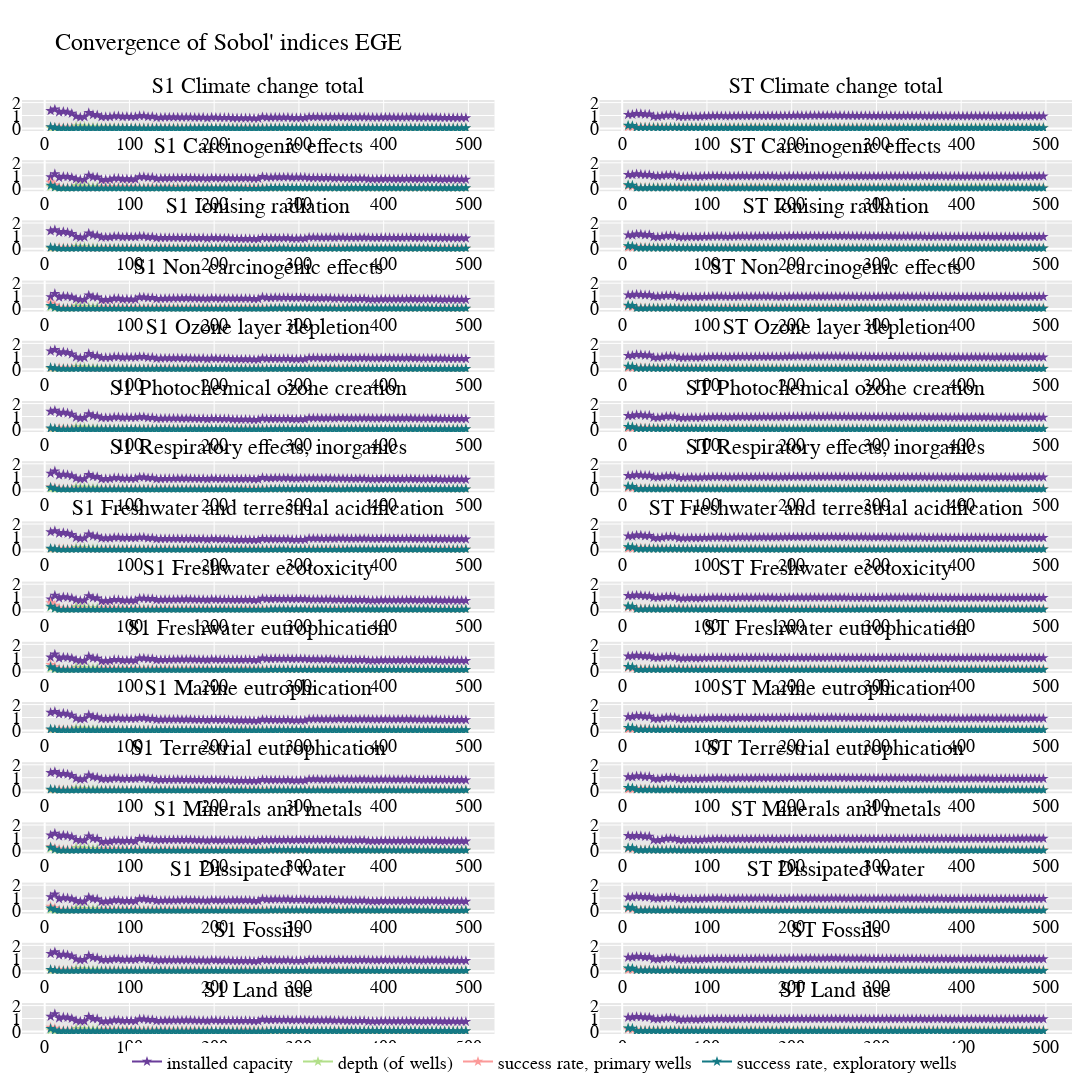

Notebook source saved alongside this figure:
### Code cell
n_rows = len(methods)
n_cols = 2
fig = make_subplots(rows=n_rows, 
                    cols=n_cols,
                    subplot_titles=flatten(subplots_titles),
                   )

how_many_params = 4

flag = True
for i,method in enumerate(methods_names):
    df_first_row = df_first.loc[method]
    df_total_row = df_total.loc[method]
    
    for j in range(how_many_params): 
        
        name_ = df_first_row.index[j]
        
        fig.add_trace(
            go.Scatter(x=Ns[1:], 
                       y=df_first_row[j][1:],
                       name=name_,
                       mode='lines+markers',
                       marker_size=8,
                       marker_symbol='star',
                       marker_opacity = opacity,
                       line=dict(color=colors_opaque[name_], width=2),
                       showlegend=False,
                      ),
            row=i+1, col=1
            )
        fig.add_trace(
            go.Scatter(x = Ns[1:], 
                       y = df_total_row[j][1:],
                       name = df_first_row.index[j],
                       mode='lines+markers',
                       marker_size=8,
                       marker_symbol='star',
                       marker_opacity = opacity,
                       line=dict(color=colors_opaque[name_], width=2),
                       showlegend=flag,
                      ),
            row=i+1, col=2
            )
        fig.update_layout(font_size = 18,
                          font_family = 'Arial',
                          margin = dict(l=20,r=20,t=100,b=20),
                          font_color = 'black',
                         )
    flag = False
    max_val = np.max([1, 
                      max(np.array([df_j for df_j in df_total_row]).flatten()),
                      max(np.array([df_j for df_j in df_first_row]).flatten()),
                     ])
    range_ = np.arange(0,max_val+0.8,1)
    for k in range(2):
        fig['layout']['yaxis' + str(i*2+k+1)].update(range=[-0.2, max(range_)+0.2],
                                                     tickvals=range_,
                                                     ticktext=range_)       
        
fig.update_layout(height=5000, 
                  width=1130, 
                  title_text  = "Convergence of Sobol' indices " + option.upper(),
                  title_font_color = "black",
                  title_font_size = 24,
                  title_font_family = 'Arial',
                  legend=dict(x=0.1, 
                              y=-0.01,
                              orientation="h"),
                  plot_bgcolor=plot_bgcolor_
                 )
# fig.update_xaxes(showgrid=True, gridwidth=1, gridcolor='white',
#                  zeroline=True, zerolinewidth=2, zerolinecolor='gray')
# fig.update_yaxes(showgrid=True, gridwidth=1, gridcolor='white',
#                  zeroline=True, zerolinewidth=2, zerolinecolor='LightPink')


for i in fig['layout']['annotations']:
    i['font']['size'] = 22
    i['font']['color'] = 'black'
    i['font']['family'] = 'Arial'
    
fig.show()
